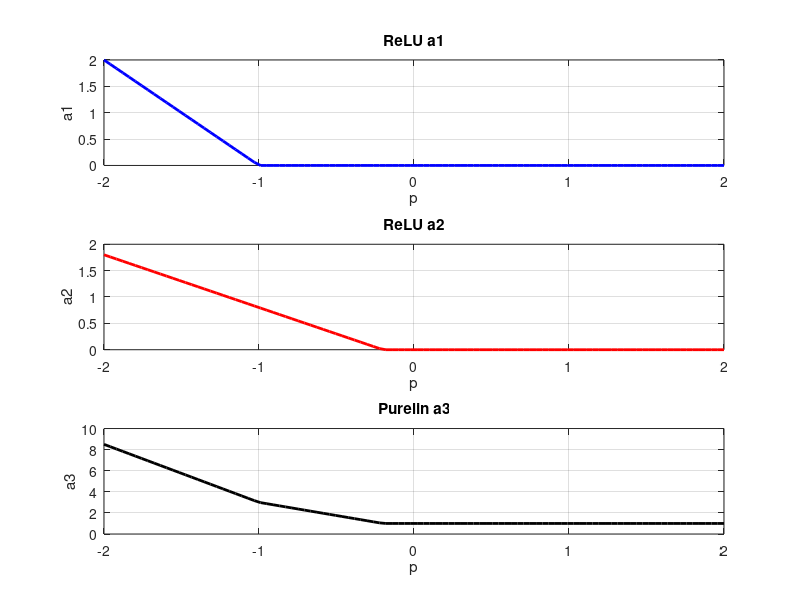

The MATLAB source for this figure:
p = linspace(-2,2,100);
w1 = -2;
w2 = -1;
b1 = -2;
b2 = -0.2;
w22 = 2.5;
w11 = 1.5;
b3 = 1;

% Hidden layer
n1 = w1*p + b1;
n2 = w2*p + b2;

% ReLU activation
a1 = max(0, n1);
a2 = max(0, n2);

% Output layer
n3 = a1*w11 + a2*w22 + b3;

% Pure linear activation
a3 = n3;

% Plotting
figure;

subplot(3,1,1);
plot(p, a1, 'b', 'LineWidth', 2);
title('ReLU a1');
xlabel('p');
ylabel('a1');
grid on;

subplot(3,1,2);
plot(p, a2, 'r', 'LineWidth', 2);
title('ReLU a2');
xlabel('p');
ylabel('a2');
grid on;

subplot(3,1,3);
plot(p, a3, 'k', 'LineWidth', 2);
title('Purelin a3');
xlabel('p');
ylabel('a3');
grid on;
